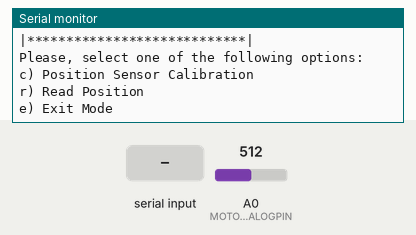
The sketch below on a simulated Arduino Uno, built with avr-gcc and run on an emulated ATmega328P. Parts: the last lines printed to the serial monitor. The test bench sets the inputs (shaded band); at power-on: A0 (MOTORANALOGPIN) = 512.

Above: at 1.3 s.
1.4 s: "c" received over Serial
At 2.2 s:
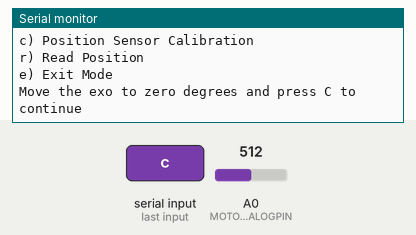
2.9 s: "C" received over Serial
At 3.4 s:
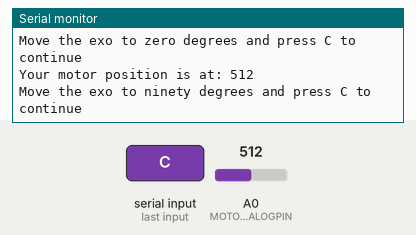
4.4 s: "r" received over Serial
At 5.6 s:
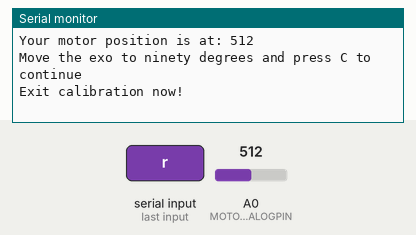
5.9 s: "r" received over Serial
At 6.5 s:
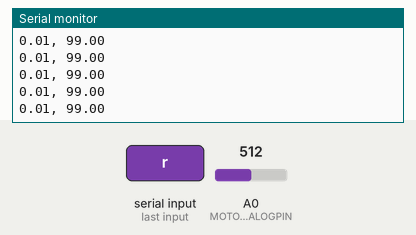

The sketch:

main.ino
```cpp
#define MS2S 0.000001f // from microsecond to seconds

//Time measurements
float delta_time = 0.0;
float current_time = micros();
float past_time = micros();

// Variable to enable reading the motor position
volatile byte enable_position_sensing = false;

void setup() {
  Serial.begin(9600);
  LoadMenuUI(); // Load Serial User Interface
}

void loop() {
  // Update TimeStamp
  current_time = micros();
  delta_time = (current_time - past_time)*MS2S;
  past_time = current_time;

  // Check User Commands
  CheckKeyboard();

  // Apply control law if the flag enable_control_loop is enabled
  if(enable_position_sensing){
    // Read actuator position
    float motor_position = ReadMotorPosition();

    // Print data in the serial monitor
    Serial.print(delta_time); Serial.print(", ");
    Serial.println(motor_position);
  }
}
```

motor.ino
```cpp
#include <Servo.h>

//Pin to read the position sensor
#define MOTORANALOGPIN A0

// Variable to map the position in degrees with the analog values given by the position sensor
#define MINPOSLIMIT 0.0f //degrees
#define MAXPOSLIMIT 90.0f //degrees
int adc_out_min_limit = 290; // Value of the analog value of the potentiometer in zero degrees
int adc_out_max_limit = 490; // Value of the analog value of the potentiometer in 90 degrees

/*
 * Function: CalibratePositionSensor
 *  The user is asked/required to move the EduExo to the position limits and then the values
 *  read by the analog channel are stored in the variables adc_out_min_limit (int) and
 *  adc_out_max_limit (int).
 *
 * Inputs: void
 *
 * Outputs: void
 */
void CalibratePositionSensor(void){
  Serial.println("Move the exo to zero degrees and press C to continue");
  int adc_out_min_limit = readMotorOnPressC();
  if (!adc_out_min_limit) {
    return; // If no user C input (other), return to avoid printing the next message
  }
  Serial.println("Move the exo to ninety degrees and press C to continue");
  int adc_out_max_limit = readMotorOnPressC();
}

// Wait for user input C, if provided, return current angle and print it.
// Otherwise, return.
int readMotorOnPressC(void) {
  char incomingChar = 0;

  // Wait until the user presses 'C'
  while (true) {
    if (Serial.available() > 0) {
      incomingChar = Serial.read();
      if (incomingChar == 'C' || incomingChar == 'c') {
        int motor_position = analogRead(MOTORANALOGPIN); // Conversion from bits to degrees.
        Serial.print("Your motor position is at: ");
        Serial.println(motor_position);
        return motor_position;
      }
      else {
        Serial.println("Exit calibration now!");
        return;
      }
    }
  }
}

/*
 * Function: ReadMotorPosition
 *  Read data received from the position sensor
 *
 * Inputs: void
 *
 * Outputs:
 *  -(float): Actual motor position in degrees
 */
float ReadMotorPosition(void) {
  float sensorValue = analogRead(A0);
  float angle = map(sensorValue, adc_out_min_limit, adc_out_max_limit, MINPOSLIMIT, MAXPOSLIMIT);

  return angle;
}
```

user_interface.ino
```cpp
/*
 * Function: LoadMenuUI
 *  Present to the user the serial menu with the different options. Depending on the option selected the flag
 *  enable_position_sensing is activated.
 *    Position Sensor Calibration: Associated the position limits with the values of the position sensor.
 *    Read Position: Read position of the motor of the exo.
 *
 * Inputs: void
 *
 * Outputs: void
 */
void LoadMenuUI(void){
  Serial.println("|****************************|");
  Serial.println("|*******|EduExo Tests|*******|");
  Serial.println("|**|        Menu          |**|");
  Serial.println("|****************************|");
  Serial.println("");
  Serial.println("Please, select one of the following options:");
  Serial.println("c) Position Sensor Calibration");
  Serial.println("r) Read Position");
  Serial.println("e) Exit Mode");
}

/*
 * Function: CheckKeyboard
 *  State machine to enter in the different modes depending on the selection of the user. Depending on the option selected the flag
 *  enable_control_loop is activated.
 *    Position Sensor Calibration: Associated the position limits with the values of the position sensor.
 *    Read Position: Read position of the motor of the exo.
 *
 *  Depending on the option selected the flag enable_position_sensing is activated.
 * Inputs: void
 *
 * Outputs: void
 */
void CheckKeyboard(void){
  char incomingChar_b = 0;
  if(Serial.available() > 0) {
    incomingChar_b = Serial.read();
    Serial.flush();
    if(incomingChar_b == 'c'){
      enable_position_sensing = false;
      CalibratePositionSensor();
    }
    else if(incomingChar_b == 'r') {
      enable_position_sensing = true;
    }
    else if(incomingChar_b == 'e') {
      enable_position_sensing = false;
    }
  }
}
```

Measured:
- after the input at 1.4 s, the serial monitor: prints a new line at once (image 1)
- after the input at 2.9 s, the serial monitor: prints a new line at once (image 2)
- after the input at 4.4 s, the serial monitor: prints a new line at once (image 3)
- after the input at 5.9 s, the serial monitor: prints a new line at once (image 4)
